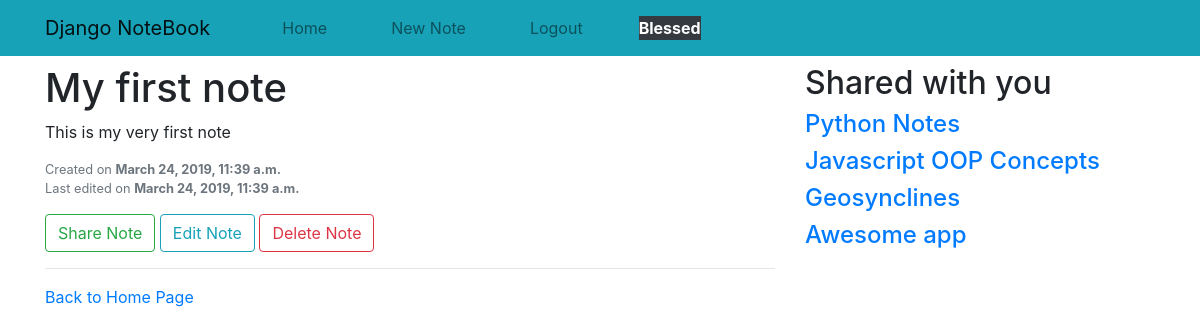
The app's page /note/1/ (signed in) with its own data.
### notes/models.py (models this page shows, shortened)
class Note(models.Model):
    title = models.CharField(max_length=120, unique=True)
    content = models.TextField()
    created = models.DateTimeField(auto_now_add=True)
    updated = models.DateTimeField(auto_now=True)
    owner = models.ForeignKey(settings.AUTH_USER_MODEL, on_delete=models.CASCADE, related_name='notes')
    users = models.ManyToManyField(settings.AUTH_USER_MODEL, related_name='shared_notes')
    def get_absolute_url(self):
        return reverse('note_detail', kwargs={'id': self.id})

### notes/views.py (the view)
# urls.py: path('note/<int:id>/', views.note_detail, name='note_detail'),
@login_required
def note_detail(request, id):
    note = get_object_or_404(Note, id=id)
    shared = request.user.shared_notes.all()
    if (note.owner == request.user) or (request.user in note.users.all()):
        return render(request, 'detail.html', {'note': note, 'shared_notes': shared})
    else:
        raise Http404('You don\'t have access to these notes')

### notes/templates/detail.html
{% extends 'base.html' %}
{% block content %}
    <div class="row">
        <div class="col-md-8">
            <h1>{{ note.title }}</h1>
            <p class="text-justify">
                {{ note.content }}
            </p>
            {% if request.user == note.owner %}
            <p class="text-muted small">Created on <span class="font-weight-bolder">{{ note.created }}</span> <br>
                Last edited on <span class="font-weight-bolder">{{ note.updated }}</span></p>
                <a class="btn btn-outline-success" href="{% url 'share_note' note.id %}">Share Note</a>
                <a class="btn btn-outline-info" href="{% url 'edit_note' note.id %}">Edit Note</a>
                <a class="btn btn-outline-danger" href="{% url 'delete_note' note.id %}">Delete Note</a>
            {% else %}
                <p class="text-muted small">Shared to you by <span class="font-weight-bolder">{{ note.owner.username }}</span>
            {% endif %}
            <hr>
            <a href="{% url 'home' %}">Back to Home Page</a>
        </div>
        {% include '_sidebar.html' %}
    </div>
{% endblock %}

### notes/templates/header.html (shortened to what this page needs)
<header class="pb-2">
    <nav class="navbar navbar-expand-lg navbar-light bg-info">
        <div class="container">
            <a class="navbar-brand" href="#">Django NoteBook</a>
            <div class="collapse navbar-collapse" id="navbarSupportedContent">
                <ul class="navbar-nav mr-auto">
                    <li class="nav-item ml-md-5">
                        <a class="nav-link" href="/">Home</a>
                    </li>
                    {% if request.user.is_authenticated %}
                        <li class="nav-item ml-md-5">
                            <a class="nav-link" href="{% url 'add_note' %}">New Note</a>
                        </li>
                        <li class="nav-item ml-md-5">
                            <a class="nav-link" href="{% url 'users:logout' %}">Logout</a>
                        </li>
                        <li class="nav-item ml-md-5">
                            <div class="mt-md-2 font-weight-bolder bg-dark text-white">{{ request.user.username|title }}</div>
                        </li>
                    {% endif %}
                </ul>
            </div>
        </div>
    </nav>
</header>

### notes/templates/_sidebar.html
<div class="col-md-4">
    <h2>Shared with you</h2>
    {% for note in shared_notes %}
        <h4><a href="{{ note.get_absolute_url }}">{{ note.title }}</a></h4>
    {% empty %}
        <h4>No one has shared any notes with you yet :(</h4>
    {% endfor %}
</div>

### records on screen
Note: title "My first note", content "This is my very first note", created "March 24, 2019, 11:39 a.m.", updated "March 24, 2019, 11:39 a.m."
Note: title "Python Notes"
Note: title "Javascript OOP Concepts"
Note: title "Geosynclines"
Note: title "Awesome app"

### other values on screen
{{ request.user.username|title }} "Blessed"
